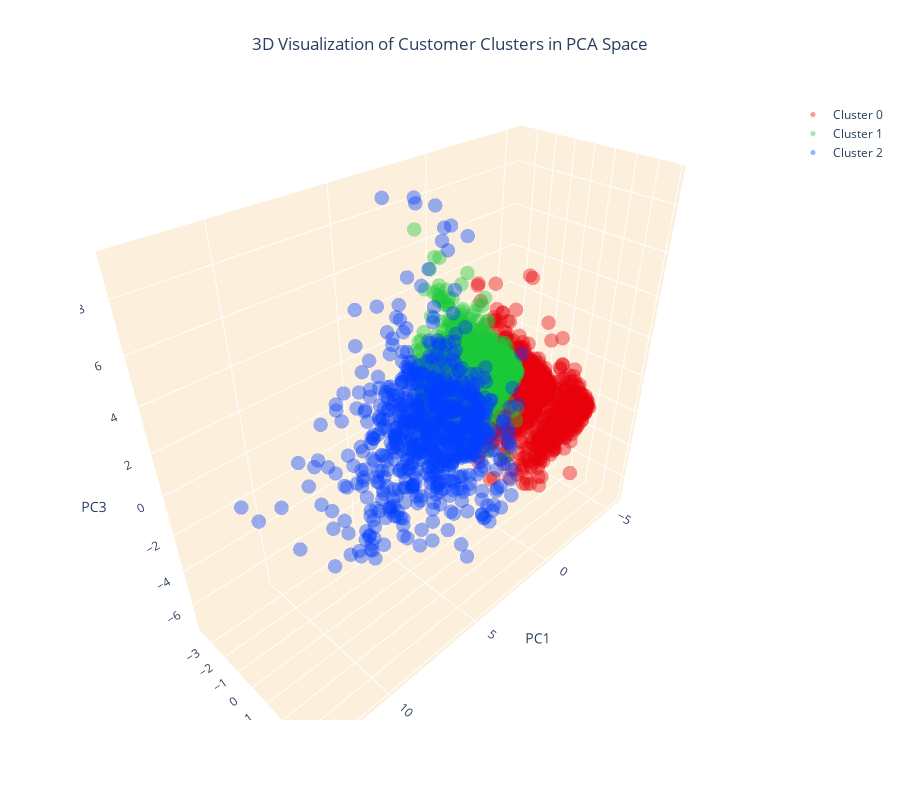

Notebook source saved alongside this figure:
### Code cell
# Create separate data frames for each cluster
cluster_0 = customer_data_pca[customer_data_pca['cluster'] == 0]
cluster_1 = customer_data_pca[customer_data_pca['cluster'] == 1]
cluster_2 = customer_data_pca[customer_data_pca['cluster'] == 2]

# Create a 3D scatter plot
fig = go.Figure()

# Add data points for each cluster separately and specify the color
fig.add_trace(go.Scatter3d(x=cluster_0['PC1'], y=cluster_0['PC2'], z=cluster_0['PC3'], 
                           mode='markers', marker=dict(color=colors[0], size=5, opacity=0.4), name='Cluster 0'))
fig.add_trace(go.Scatter3d(x=cluster_1['PC1'], y=cluster_1['PC2'], z=cluster_1['PC3'], 
                           mode='markers', marker=dict(color=colors[1], size=5, opacity=0.4), name='Cluster 1'))
fig.add_trace(go.Scatter3d(x=cluster_2['PC1'], y=cluster_2['PC2'], z=cluster_2['PC3'], 
                           mode='markers', marker=dict(color=colors[2], size=5, opacity=0.4), name='Cluster 2'))

# Set the title and layout details
fig.update_layout(
    title=dict(text='3D Visualization of Customer Clusters in PCA Space', x=0.5),
    scene=dict(
        xaxis=dict(backgroundcolor="#fcf0dc", gridcolor='white', title='PC1'),
        yaxis=dict(backgroundcolor="#fcf0dc", gridcolor='white', title='PC2'),
        zaxis=dict(backgroundcolor="#fcf0dc", gridcolor='white', title='PC3'),
    ),
    width=900,
    height=800
)

# Show the plot
fig.show()

### Figure 1 — Plotly figure (JSON) as saved in the notebook; plotly's stock layout.template omitted (floating-point values rounded to 4 significant figures; data arrays with more than 128 entries replaced by an {"elided": "..."} marker saying what was removed)
{"data": [{"marker": {"color": "#e8000b", "opacity": 0.4, "size": 5}, "mode": "markers", "name": "Cluster 0", "type": "scatter3d", "x": {"elided": "1637 float values"}, "y": {"elided": "1637 float values"}, "z": {"elided": "1637 float values"}}, {"marker": {"color": "#1ac938", "opacity": 0.4, "size": 5}, "mode": "markers", "name": "Cluster 1", "type": "scatter3d", "x": {"elided": "1643 float values"}, "y": {"elided": "1643 float values"}, "z": {"elided": "1643 float values"}}, {"marker": {"color": "#023eff", "opacity": 0.4, "size": 5}, "mode": "markers", "name": "Cluster 2", "type": "scatter3d", "x": {"elided": "735 float values"}, "y": {"elided": "735 float values"}, "z": {"elided": "735 float values"}}], "layout": {"height": 800, "scene": {"xaxis": {"backgroundcolor": "#fcf0dc", "gridcolor": "white", "title": {"text": "PC1"}}, "yaxis": {"backgroundcolor": "#fcf0dc", "gridcolor": "white", "title": {"text": "PC2"}}, "zaxis": {"backgroundcolor": "#fcf0dc", "gridcolor": "white", "title": {"text": "PC3"}}}, "title": {"text": "3D Visualization of Customer Clusters in PCA Space", "x": 0.5}, "width": 900}}
